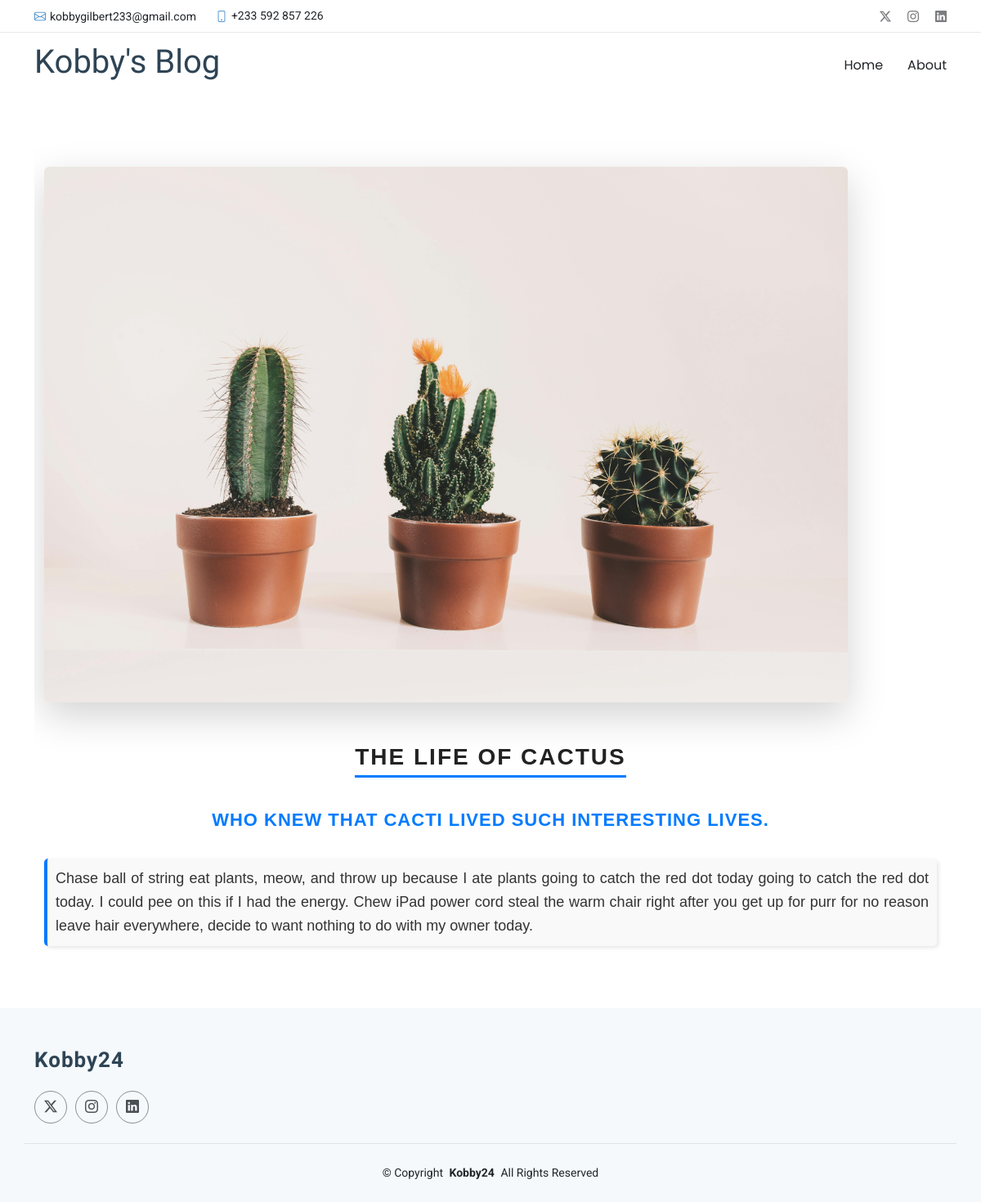
The app's page /article/1 with its own data.
### blog/models.py (models this page shows)
class BlogPost(models.Model):
    blog_id = models.AutoField(primary_key=True,)
    blog_title = models.CharField(null=False,blank=False,max_length=250)
    blog_subtitle = models.CharField(null=True,blank=True,max_length=450)
    blog_body = models.CharField(null=False,blank=False,max_length=750)
    blog_media = models.CharField(null=False,blank=False,max_length=100)
    class Meta:
        managed = True
        db_table = 'blog_post'

### blog/views.py (the view)
# urls.py: path('article/<p_id>', views.article, name='article'),
def article(request, p_id):
    print(p_id)
    post = get_post(post_id=p_id)
    context = {'id': p_id, 'post': post}
    return render(request, 'post.html', context)

### blog/utils.py (called while the page is built)
def get_post(post_id):
    post = BlogPost.objects.get(blog_id=post_id)
    return post

### blog/templates/post.html
{% extends 'header.html' %}
{% block content %}
  <main class="main">
    <div class="container">
        <div class="col">
          <section id="blog-details" class="blog-details section">
            <div class="container">
              <article class="article">
                <div class="post-img">
                  <img src= "{{ post.blog_media }}"  alt="" class="img-fluid rounded shadow-lg img-hover-effect mt-4" style="width: 90%; cursor: pointer;">
                </div>
                <div style="height:50px;"></div>
                <div class="container text-center">
                  <div class="row align-items-start">
                    <div class="col">
                  <h2 class="title" style="font-size: 28px; font-weight: bold; color: #222; font-family: Arial, sans-serif; text-align: center; margin-bottom: 15px; text-transform: uppercase; letter-spacing: 2px; border-bottom: 3px solid #007BFF; padding-bottom: 5px; display: inline-block;">{{ post.blog_title }}</h2>
                    </div>
                    </div>
                  <div><br></div>
                  <div class="col">
                    <h3 style="font-size: 22px; font-weight: bold; color: #007BFF; font-family: Arial, sans-serif; text-align: center; margin-bottom: 10px; text-transform: uppercase; letter-spacing: 1px;">{{ post.blog_subtitle }}</h3>
                  </div>
                  <div><br></div>
                </div>
                <div class="content">
                  <p style="font-size: 18px; line-height: 1.6; color: #333; font-family: Arial, sans-serif; text-align: justify; padding: 10px; background-color: #f9f9f9; border-left: 4px solid #007BFF; border-radius: 5px; box-shadow: 2px 2px 5px rgba(0, 0, 0, 0.1);">
                    {{ post.blog_body }}
                    </p>
                  </div>
              </article>
            </div>
          </section>
        </div>
          </div>
  </main>
 {% endblock %}

### blog/static/assets1/css/main.css (style rules this page uses)
:root { --default-font: "Roboto", system-ui, -apple-system, "Segoe UI", Roboto, "Helvetica Neue", Arial, "Noto Sans", "Liberation Sans", sans-serif, "Apple Color Emoji", "Segoe UI Emoji", "Segoe UI Symbol", "Noto Color Emoji"; --heading-font: "Raleway", sans-serif; --nav-font: "Poppins", sans-serif; }
:root { --background-color: #ffffff; --default-color: #212529; --heading-color: #2e4455; --accent-color: #428bca; --surface-color: #ffffff; --contrast-color: #ffffff; }
:root { --nav-color: #212529; --nav-hover-color: #428bca; --nav-mobile-background-color: #ffffff; --nav-dropdown-background-color: #ffffff; --nav-dropdown-color: #212529; --nav-dropdown-hover-color: #428bca; }
:root { scroll-behavior: smooth; }
body { color: var(--default-color); background-color: var(--background-color); font-family: var(--default-font); }
h1, h2, h3, h4, h5, h6 { color: var(--heading-color); font-family: var(--heading-font); }
section, .section { color: var(--default-color); background-color: var(--background-color); padding: 60px 0; scroll-margin-top: 120px; overflow: clip; }

### records on screen
BlogPost: blog_media (picture), blog_title "THE LIFE OF CACTUS", blog_subtitle "WHO KNEW THAT CACTI LIVED SUCH INTERESTING LIVES.", blog_body "Chase ball of string eat plants, meow, and throw up because I ate plants going to catch the red dot today going to catch the red dot today. I could pee on this if I had the energy. Chew iPad power cord steal the warm chair right after you get up for purr for no reason leave hair everywhere, decide to want nothing to do with my owner today."
